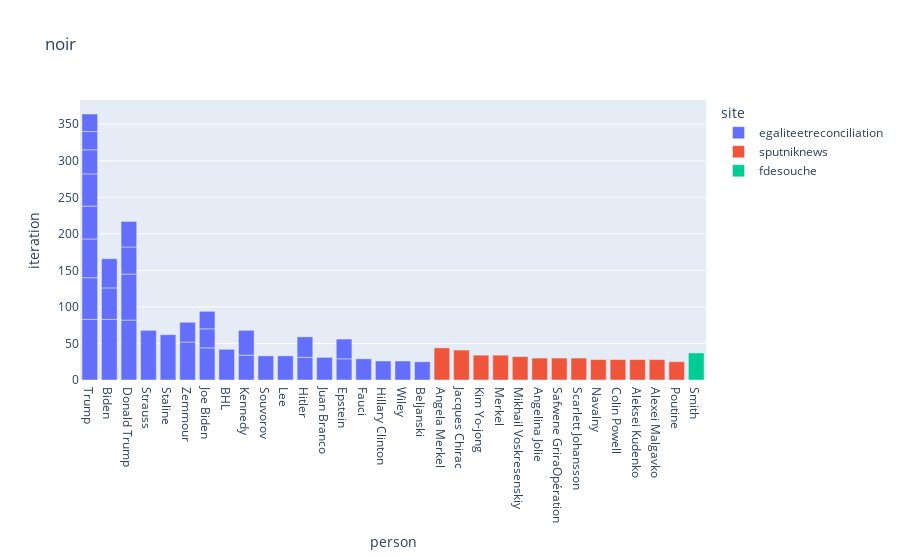

Notebook code cell kept with this figure:
### Code cell
pickedKeyword = "noir"

commonLinkedPeopleWithSite = showLinkedPeopleWithSite(corpusFiles, pickedKeyword)[0:50]

fig = px.bar(commonLinkedPeopleWithSite, x='person', y='iteration', color='site', title=pickedKeyword)
fig.show()

### Figure 1 — Plotly figure (JSON) as saved in the notebook; plotly's stock layout.template omitted (floating-point values rounded to 4 significant figures)
{"data": [{"alignmentgroup": "True", "hovertemplate": "site=egaliteetreconciliation<br>person=%{x}<br>iteration=%{y}<extra></extra>", "legendgroup": "egaliteetreconciliation", "marker": {"color": "#636efa", "pattern": {"shape": ""}}, "name": "egaliteetreconciliation", "offsetgroup": "egaliteetreconciliation", "orientation": "v", "showlegend": true, "textposition": "auto", "type": "bar", "x": ["Trump", "Biden", "Donald Trump", "Strauss", "Donald Trump", "Staline", "Trump", "Trump", "Zemmour", "Trump", "Joe Biden", "Trump", "Biden", "BHL", "Biden", "Donald Trump", "Donald Trump", "Kennedy", "Kennedy", "Souvorov", "Lee", "Trump", "Hitler", "Juan Branco", "Epstein", "Fauci", "Hitler", "Zemmour", "Epstein", "Hillary Clinton", "Wiley", "Joe Biden", "Trump", "Beljanski", "Trump", "Joe Biden"], "xaxis": "x", "y": [83, 83, 82, 68, 63, 62, 57, 53, 52, 45, 44, 44, 43, 42, 40, 37, 35, 34, 34, 33, 33, 33, 31, 31, 29, 29, 28, 27, 27, 26, 26, 26, 25, 25, 24, 24], "yaxis": "y"}, {"alignmentgroup": "True", "hovertemplate": "site=sputniknews<br>person=%{x}<br>iteration=%{y}<extra></extra>", "legendgroup": "sputniknews", "marker": {"color": "#EF553B", "pattern": {"shape": ""}}, "name": "sputniknews", "offsetgroup": "sputniknews", "orientation": "v", "showlegend": true, "textposition": "auto", "type": "bar", "x": ["Angela Merkel", "Jacques Chirac", "Kim Yo-jong", "Merkel", "Mikhail Voskresenskiy", "Angelina Jolie", "Safwene GriraOpération", "Scarlett Johansson", "Navalny", "Colin Powell", "Aleksei Kudenko", "Alexei Malgavko", "Poutine"], "xaxis": "x", "y": [44, 41, 34, 34, 32, 30, 30, 30, 28, 28, 28, 28, 25], "yaxis": "y"}, {"alignmentgroup": "True", "hovertemplate": "site=fdesouche<br>person=%{x}<br>iteration=%{y}<extra></extra>", "legendgroup": "fdesouche", "marker": {"color": "#00cc96", "pattern": {"shape": ""}}, "name": "fdesouche", "offsetgroup": "fdesouche", "orientation": "v", "showlegend": true, "textposition": "auto", "type": "bar", "x": ["Smith"], "xaxis": "x", "y": [37], "yaxis": "y"}], "layout": {"barmode": "relative", "legend": {"title": {"text": "site"}, "tracegroupgap": 0}, "title": {"text": "noir"}, "xaxis": {"anchor": "y", "domain": [0, 1], "title": {"text": "person"}}, "yaxis": {"anchor": "x", "domain": [0, 1], "title": {"text": "iteration"}}}}
